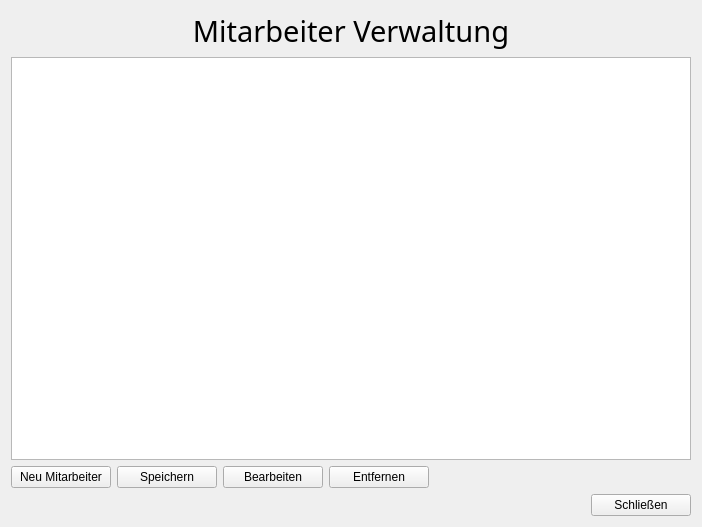
<?xml version="1.0" encoding="UTF-8"?>
<ui version="4.0">
 <class>FrmAddMitarbeiter</class>
 <widget class="QWidget" name="FrmAddMitarbeiter">
  <property name="geometry">
   <rect>
    <x>0</x>
    <y>0</y>
    <width>702</width>
    <height>527</height>
   </rect>
  </property>
  <property name="windowTitle">
   <string>Form</string>
  </property>
  <layout class="QGridLayout" name="gridLayout">
   <item row="0" column="0">
    <widget class="QLabel" name="label">
     <property name="font">
      <font>
       <family>Sitka</family>
       <pointsize>22</pointsize>
      </font>
     </property>
     <property name="text">
      <string>Mitarbeiter Verwaltung</string>
     </property>
     <property name="alignment">
      <set>Qt::AlignCenter</set>
     </property>
    </widget>
   </item>
   <item row="1" column="0">
    <widget class="QTableView" name="tvMitarbeiter"/>
   </item>
   <item row="2" column="0">
    <layout class="QHBoxLayout" name="horizontalLayout_2">
     <item>
      <widget class="QPushButton" name="btnNeuMitarbeiter">
       <property name="minimumSize">
        <size>
         <width>100</width>
         <height>0</height>
        </size>
       </property>
       <property name="text">
        <string>Neu Mitarbeiter</string>
       </property>
      </widget>
     </item>
     <item>
      <widget class="QPushButton" name="btnSpeichern">
       <property name="minimumSize">
        <size>
         <width>100</width>
         <height>0</height>
        </size>
       </property>
       <property name="text">
        <string>Speichern</string>
       </property>
      </widget>
     </item>
     <item>
      <widget class="QPushButton" name="btnBearbeiten">
       <property name="minimumSize">
        <size>
         <width>100</width>
         <height>0</height>
        </size>
       </property>
       <property name="text">
        <string>Bearbeiten</string>
       </property>
      </widget>
     </item>
     <item>
      <widget class="QPushButton" name="btnEntfernen">
       <property name="minimumSize">
        <size>
         <width>100</width>
         <height>0</height>
        </size>
       </property>
       <property name="text">
        <string>Entfernen</string>
       </property>
      </widget>
     </item>
     <item>
      <spacer name="horizontalSpacer_2">
       <property name="orientation">
        <enum>Qt::Horizontal</enum>
       </property>
       <property name="sizeHint" stdset="0">
        <size>
         <width>40</width>
         <height>20</height>
        </size>
       </property>
      </spacer>
     </item>
    </layout>
   </item>
   <item row="3" column="0">
    <layout class="QHBoxLayout" name="horizontalLayout">
     <item>
      <spacer name="horizontalSpacer">
       <property name="orientation">
        <enum>Qt::Horizontal</enum>
       </property>
       <property name="sizeHint" stdset="0">
        <size>
         <width>40</width>
         <height>20</height>
        </size>
       </property>
      </spacer>
     </item>
     <item>
      <widget class="QPushButton" name="pushButton_3">
       <property name="minimumSize">
        <size>
         <width>100</width>
         <height>0</height>
        </size>
       </property>
       <property name="text">
        <string>Schließen</string>
       </property>
      </widget>
     </item>
    </layout>
   </item>
  </layout>
 </widget>
 <resources/>
 <connections>
  <connection>
   <sender>pushButton_3</sender>
   <signal>clicked()</signal>
   <receiver>FrmAddMitarbeiter</receiver>
   <slot>close()</slot>
   <hints>
    <hint type="sourcelabel">
     <x>627</x>
     <y>510</y>
    </hint>
    <hint type="destinationlabel">
     <x>631</x>
     <y>560</y>
    </hint>
   </hints>
  </connection>
 </connections>
</ui>
